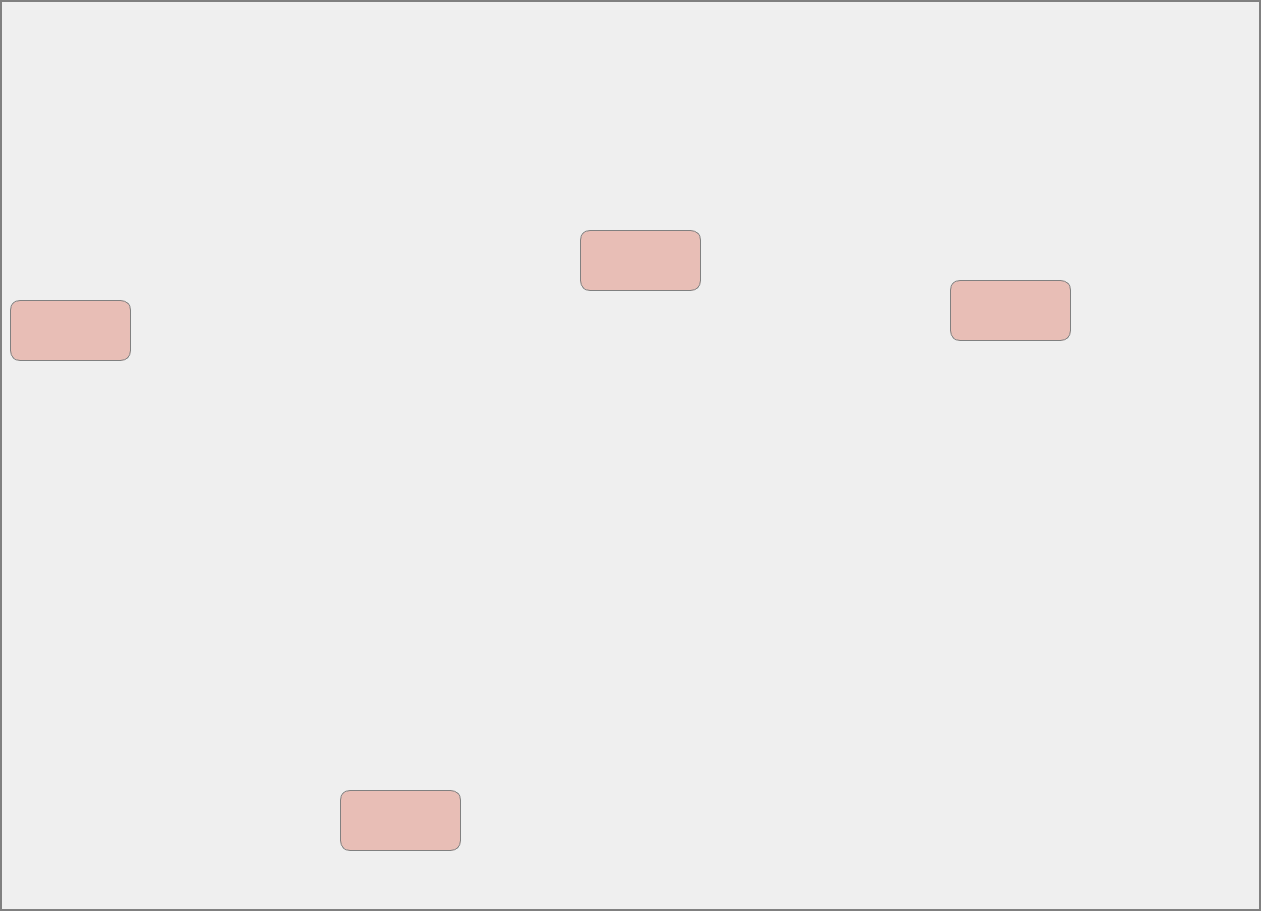
<?xml version="1.0" encoding="UTF-8"?>
<ui version="4.0">
 <class>Dialog</class>
 <widget class="QDialog" name="Dialog">
  <property name="geometry">
   <rect>
    <x>0</x>
    <y>0</y>
    <width>1261</width>
    <height>911</height>
   </rect>
  </property>
  <property name="windowTitle">
   <string>4th Floor Temperature</string>
  </property>
  <widget class="QLabel" name="label">
   <property name="geometry">
    <rect>
     <x>0</x>
     <y>0</y>
     <width>1261</width>
     <height>911</height>
    </rect>
   </property>
   <property name="styleSheet">
    <string notr="true">border: 2px solid grey;</string>
   </property>
   <property name="text">
    <string/>
   </property>
   <property name="pixmap">
    <pixmap>4F.jpg</pixmap>
   </property>
  </widget>
  <widget class="QLabel" name="label_3">
   <property name="geometry">
    <rect>
     <x>470</x>
     <y>400</y>
     <width>111</width>
     <height>61</height>
    </rect>
   </property>
   <property name="font">
    <font>
     <family>Times New Roman</family>
     <pointsize>28</pointsize>
    </font>
   </property>
   <property name="text">
    <string/>
   </property>
  </widget>
  <widget class="QLabel" name="label_4">
   <property name="geometry">
    <rect>
     <x>950</x>
     <y>280</y>
     <width>121</width>
     <height>61</height>
    </rect>
   </property>
   <property name="font">
    <font>
     <family>Times New Roman</family>
     <pointsize>28</pointsize>
    </font>
   </property>
   <property name="styleSheet">
    <string notr="true">background-color:rgba(222, 114, 94,100);
color:rgb(222, 114, 94);
border:1px solid grey;
border-radius: 10px;</string>
   </property>
   <property name="text">
    <string/>
   </property>
  </widget>
  <widget class="QLabel" name="label_7">
   <property name="geometry">
    <rect>
     <x>580</x>
     <y>230</y>
     <width>121</width>
     <height>61</height>
    </rect>
   </property>
   <property name="font">
    <font>
     <family>Times New Roman</family>
     <pointsize>28</pointsize>
    </font>
   </property>
   <property name="styleSheet">
    <string notr="true">background-color:rgba(222, 114, 94,100);
color:rgb(222, 114, 94);
border:1px solid grey;
border-radius: 10px;</string>
   </property>
   <property name="text">
    <string/>
   </property>
  </widget>
  <widget class="QLabel" name="label_6">
   <property name="geometry">
    <rect>
     <x>340</x>
     <y>790</y>
     <width>121</width>
     <height>61</height>
    </rect>
   </property>
   <property name="font">
    <font>
     <family>Times New Roman</family>
     <pointsize>28</pointsize>
    </font>
   </property>
   <property name="styleSheet">
    <string notr="true">background-color:rgba(222, 114, 94,100);
color:rgb(222, 114, 94);
border:1px solid grey;
border-radius: 10px;</string>
   </property>
   <property name="text">
    <string/>
   </property>
  </widget>
  <widget class="QLabel" name="label_5">
   <property name="geometry">
    <rect>
     <x>10</x>
     <y>300</y>
     <width>121</width>
     <height>61</height>
    </rect>
   </property>
   <property name="font">
    <font>
     <family>Times New Roman</family>
     <pointsize>28</pointsize>
    </font>
   </property>
   <property name="styleSheet">
    <string notr="true">background-color:rgba(222, 114, 94,100);
color:rgb(222, 114, 94);
border:1px solid grey;
border-radius: 10px;</string>
   </property>
   <property name="text">
    <string/>
   </property>
  </widget>
 </widget>
 <resources/>
 <connections/>
</ui>
